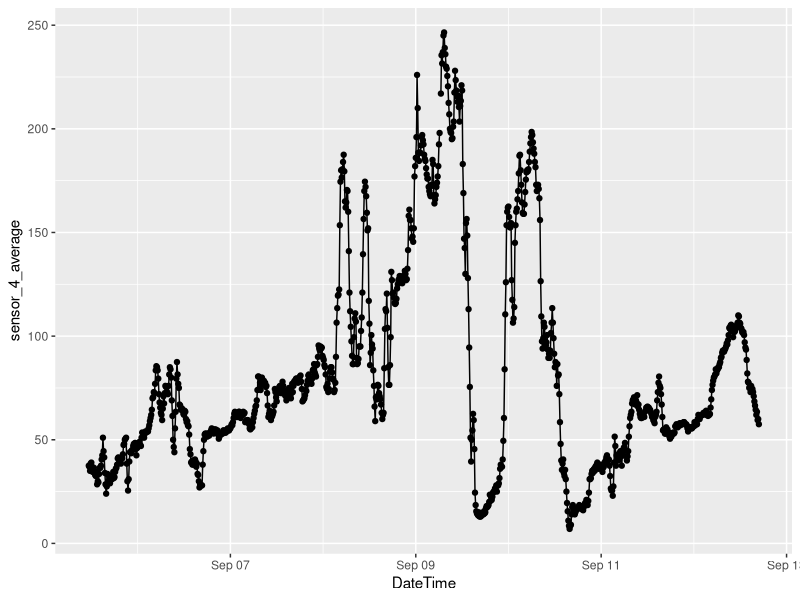

Recreate this plot in R.
## ---- chunk 1
knitr::opts_chunk$set(echo = TRUE)
## ---- chunk 2
library(tidyverse)
## ---- chunk 3
AQI_data <- read_csv("us-epa-pm25-aqi-jacobs4-jacobs5-clean.csv")
## ---- chunk 4
AQI_data |> ggplot(aes(x=DateTime, y=sensor_4_average)) +
  geom_line() +
  geom_point()
